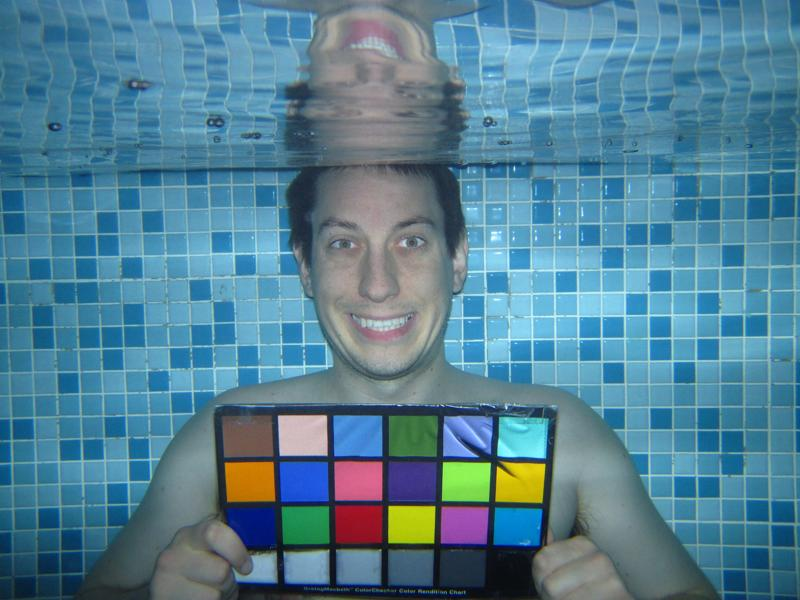
#> input picture IQA_Evaluation/ColorCheckerDetector&Calculate/checker_input/Cannon_D10_UW-Portrait.jpeg, 800 x 600 px; its folder holds only this picture in this run
$ python -i standardDetector_20240828121323.py   (imports and definitions only)
#> lines starting #> are read from the running program, lines starting #| are printed output that depends on the picture
### IQA_Evaluation/ColorCheckerDetector&Calculate/standardDetector.py
# 修改 main 函数中参数，运行可自动识别大部分情况下，在图片内存在的 Macbeth ColorChecker，并自动裁剪旋转至 6*4 状态展示
# 但在色卡被遮挡情况下可能识别不出
import cv2
import numpy as numpy
from operator import itemgetter
import math
from copy import deepcopy
from multiprocessing import Pool, Array, RawArray
import ctypes
import standardDetector
'''
This module implements a function called findStandard which works on cv2 images of 3 colors
findStandard takes one argument (the image) and outputs a projection of the standard.
It will run fairly slowly for large images at 6MP or higher. If the downsample flag is set to true it will downsample to X pixel width of 2000
It WILL fail when there are more than one standard in the picture.
It is fairly robust to even partially  covered or irregularly shaped standards to a small extent.
Running this module by itself will find the standard for all jpg files in the same folder and save them to disk in the same folder
'''
HIGH_MEMORY = True #this option enables multiprocessing to speed things up
MIN_DIST = 10 #beyond this dist two squares are not considered to be the same square
MAX_VECTERROR = 0.97 #cos theta > 0.9 where theta is the angle between the vectors
MAX_NORMALIZED_PERIMETER_ERROR = 0.4
MAX_NUMBER_SQUARES_FROM_MEAN = 4
standardColors = numpy.array(
[[[171, 191,  99],
        [ 41, 161, 229],
        [166, 136,   0],
        [ 50,  50,  50]],

[[176, 129, 130],
        [ 62, 189, 160],
        [150,  84, 188],
        [ 85,  84,  83]],

[[ 65, 108,  90],
        [105,  59,  91],
        [ 22, 200, 238],
        [121, 121, 120]],

[[157, 123,  93],
        [ 98,  84, 195],
        [ 56,  48, 176],
        [161, 161, 160]],

[[129, 149, 196],
        [168,  92,  72],
        [ 72, 149,  71],
        [201, 201, 200]],

[[ 67,  81, 115],
        [ 45, 123, 220],
        [147,  62,  43],
        [240, 245, 245]]]).astype(numpy.uint8)

labStandardColors = cv2.cvtColor(standardColors, cv2.COLOR_BGR2LAB).astype(numpy.float32)
labRotated = []
for i in range(0,4):
    labRotated.append(numpy.rot90(labStandardColors,-i))
#> further down, picture is the input picture: shape (600, 800, 3); mean B, G, R 149.1, 128.6, 82.9
    # print(f"Rotation {i}: shape = {numpy.rot90(labStandardColors,-i).shape}")
labRotated = numpy.array(labRotated, dtype=object)
class Square:
    def __init__(self):
        pass
    # [72 lines left out: function processContour, not called in this run]
def projectAonB(A, B):
    dist = numpy.sqrt(B[1]*B[1] + B[0]*B[0])
    return (A[1]*B[1] + A[0]*B[0]) / dist
colorYield = numpy.zeros((6,4))
# [6 lines left out: function calcDistance, not called in this run]
def initProcess(share):
    standardDetector.sharedlabimg_base = share
# [453 lines left out: functions findStandard, getRGBFromWarpedImage, putRGBOnStandard, not called in this run]

# [11 lines that do not run on import are left out]


### IQA_Evaluation/ColorCheckerDetector&Calculate/_history/standardDetector_20240828121323.py
import cv2
import numpy as numpy
from operator import itemgetter
import math
from copy import deepcopy
from multiprocessing import Pool, Array, RawArray
import ctypes
import standardDetector
'''
This module implements a function called findStandard which works on cv2 images of 3 colors
findStandard takes one argument (the image) and outputs a projection of the standard.
It will run fairly slowly for large images at 6MP or higher. If the downsample flag is set to true it will downsample to X pixel width of 2000
It WILL fail when there are more than one standard in the picture.
It is fairly robust to even partially  covered or irregularly shaped standards to a small extent.
Running this module by itself will find the standard for all jpg files in the same folder and save them to disk in the same folder
'''
HIGH_MEMORY = True #this option enables multiprocessing to speed things up
MIN_DIST = 10 #beyond this dist two squares are not considered to be the same square
MAX_VECTERROR = 0.97 #cos theta > 0.9 where theta is the angle between the vectors
MAX_NORMALIZED_PERIMETER_ERROR = 0.4
MAX_NUMBER_SQUARES_FROM_MEAN = 4
standardColors = numpy.array(
[[[171, 191,  99],
        [ 41, 161, 229],
        [166, 136,   0],
        [ 50,  50,  50]],

[[176, 129, 130],
        [ 62, 189, 160],
        [150,  84, 188],
        [ 85,  84,  83]],

[[ 65, 108,  90],
        [105,  59,  91],
        [ 22, 200, 238],
        [121, 121, 120]],

[[157, 123,  93],
        [ 98,  84, 195],
        [ 56,  48, 176],
        [161, 161, 160]],


[[129, 149, 196],
        [168,  92,  72],
        [ 72, 149,  71],
        [201, 201, 200]],


[[ 67,  81, 115],
        [ 45, 123, 220],
        [147,  62,  43],
        [240, 245, 245]]]).astype(numpy.uint8)
labStandardColors = cv2.cvtColor(standardColors, cv2.COLOR_BGR2LAB).astype(numpy.float32)
labRotated = []
# [2 lines not run here, left out]
labRotated = numpy.array(labRotated)
class Square:
    def __init__(self):
        pass
    # [72 lines left out: function processContour, not called in this run]
def projectAonB(A, B):
    dist = numpy.sqrt(B[1]*B[1] + B[0]*B[0])
    return (A[1]*B[1] + A[0]*B[0]) / dist
colorYield = numpy.zeros((6,4))
# [5 lines left out: function calcDistance, not called in this run]
def initProcess(share):
    standardDetector.sharedlabimg_base = share
def findStandard(img, downSample=True):
#> called with downSample = True
    print('Downsample')
    if downSample:

        s = img.shape
#> s = (600, 800, 3)
        img = cv2.resize(img, (int(s[1] * 2560 / s[0]), 2560))


    total = numpy.zeros(img.shape).astype(numpy.uint8)

    labimg = cv2.cvtColor(img, cv2.COLOR_BGR2LAB).astype(numpy.float32)
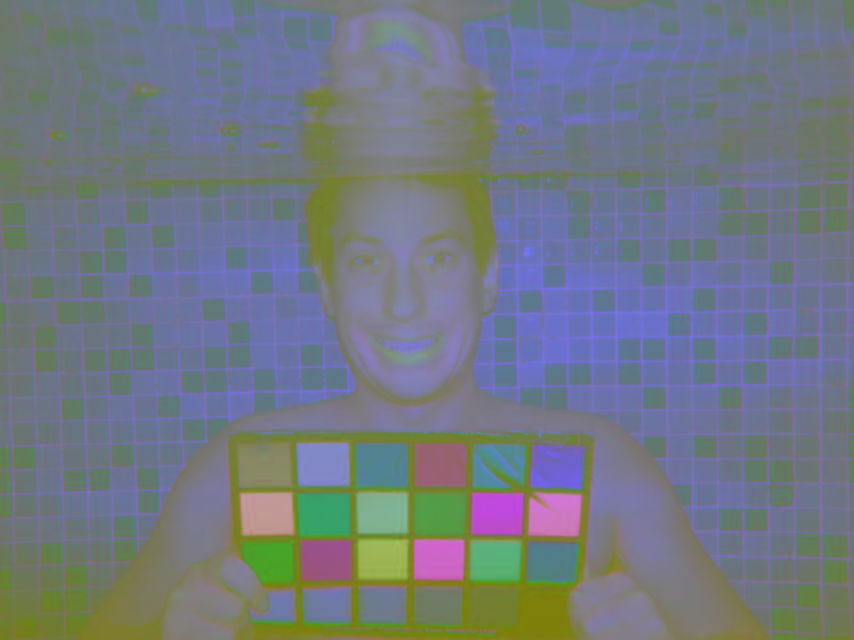
#> labimg: shape (2560, 3413, 3) float32 (shown at 1/4 size); mean of channels 0, 1, 2 131.3, 125.8, 115.1; drawn as B, G, R

    thresh = 200
    margin = 0.2 #black in between line on the standard is roughly 0.2 of the square width
    squares = []
    output = numpy.copy(img)
    #gen circular mask for houghGrid
    a, b = 30,30
    rad = 30
    y,x = numpy.ogrid[-a:61-a, -b:61-b]
    mask = x*x + y*y <= rad*rad
    horizontalOffsets = []
    verticalOffsets = []
    #for calculating orientation
    if HIGH_MEMORY:

        size = labimg.size
#> size = 26211840
        print(labimg.size, labimg.shape)
#| 26211840 (2560, 3413, 3)
#> (the run stopped early here; a loop or call above may not have finished)

$ run again, on IQA_Evaluation/ColorCheckerDetector&Calculate/checker_input/FujiFilm_Z33_UW-Portrait.jpeg
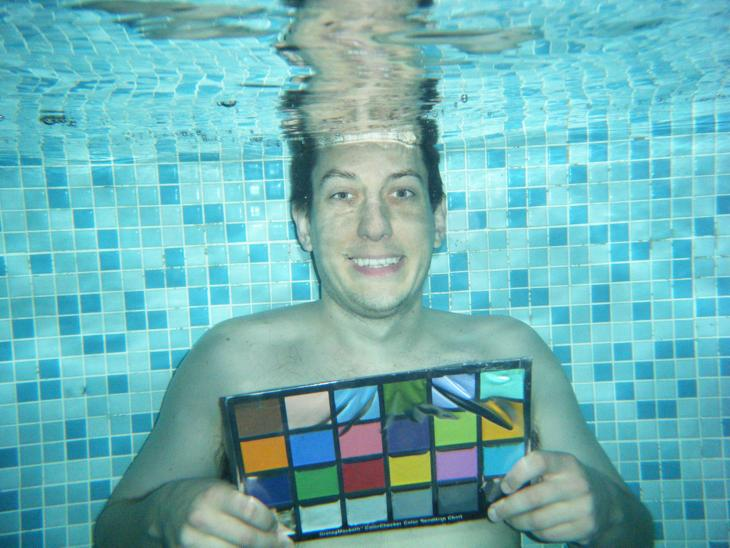
#> input picture IQA_Evaluation/ColorCheckerDetector&Calculate/checker_input/FujiFilm_Z33_UW-Portrait.jpeg, 730 x 548 px
#> picture is the input picture: shape (548, 730, 3); mean B, G, R 182.8, 180.1, 109.9
#> in findStandard, `labimg = cv2.cvtColor(img, cv2.COLOR_BGR2LAB).astype(numpy.float32)`:
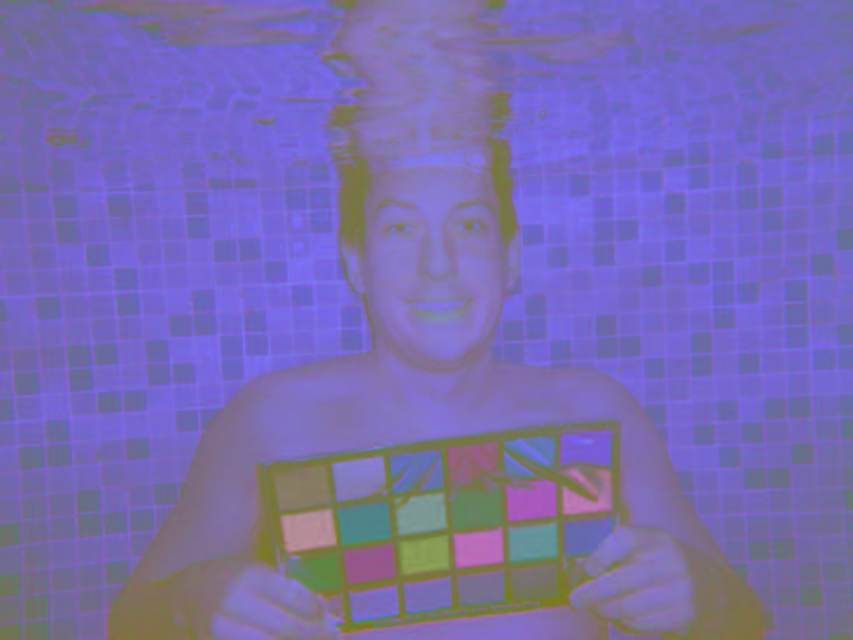
#> labimg: shape (2560, 3410, 3) float32 (shown at 1/4 size); mean of channels 0, 1, 2 172.7, 112.9, 124.2; drawn as B, G, R
#| 26188800 (2560, 3410, 3)

$ run again, on IQA_Evaluation/ColorCheckerDetector&Calculate/checker_input/Olympus_T6000_UW-Portrait.jpeg
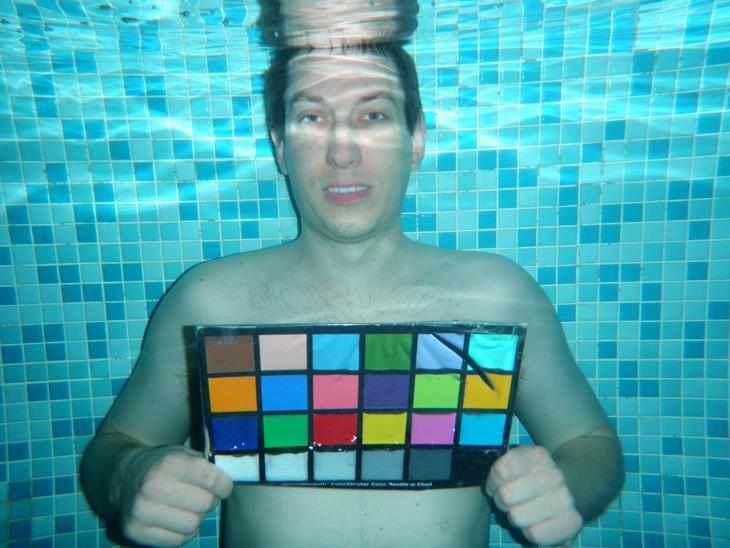
#> input picture IQA_Evaluation/ColorCheckerDetector&Calculate/checker_input/Olympus_T6000_UW-Portrait.jpeg, 730 x 548 px
#> picture is the input picture: shape (548, 730, 3); mean B, G, R 174, 166.5, 74.5
#> in findStandard, `labimg = cv2.cvtColor(img, cv2.COLOR_BGR2LAB).astype(numpy.float32)`:
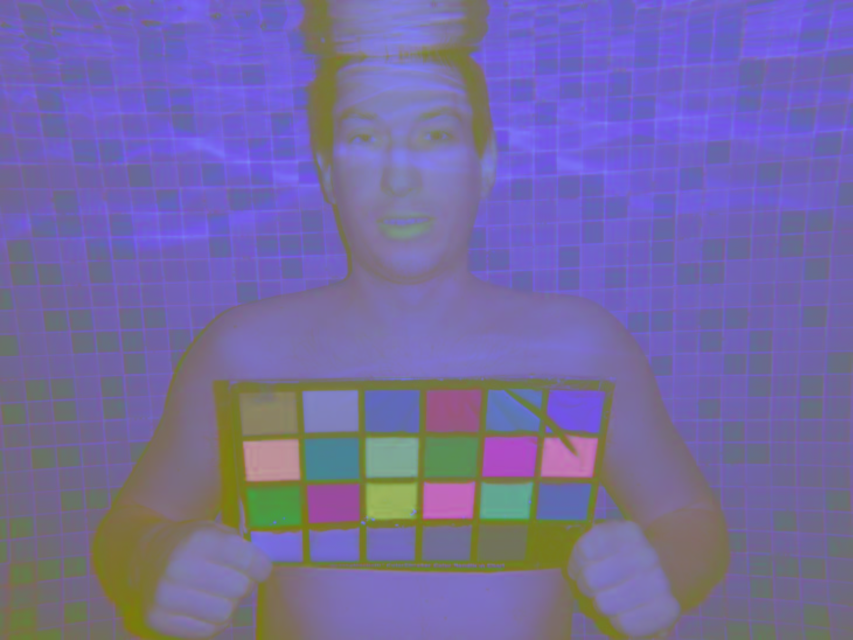
#> labimg: shape (2560, 3410, 3) float32 (shown at 1/4 size); mean of channels 0, 1, 2 160.2, 111.8, 120.9; drawn as B, G, R
#| 26188800 (2560, 3410, 3)

$ run again, on IQA_Evaluation/ColorCheckerDetector&Calculate/checker_input/Olympus_T8000_UW_Portrait.jpeg
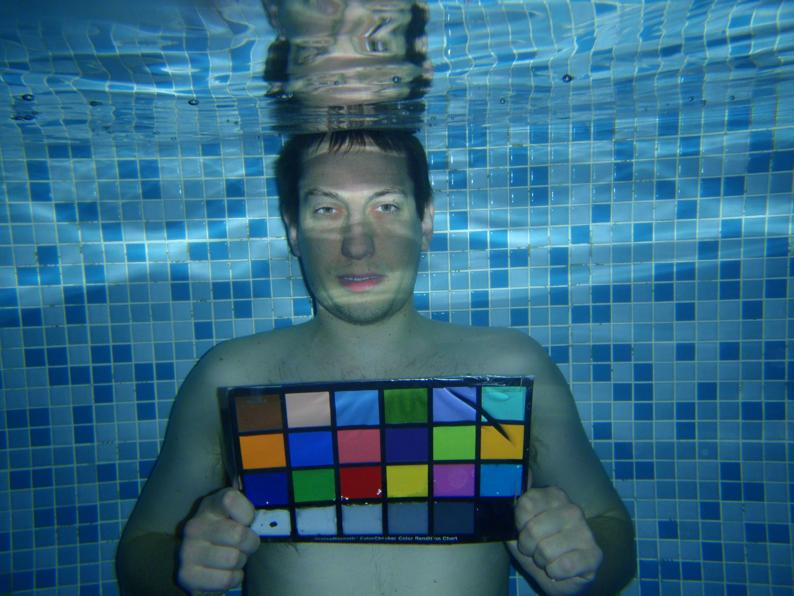
#> input picture IQA_Evaluation/ColorCheckerDetector&Calculate/checker_input/Olympus_T8000_UW_Portrait.jpeg, 794 x 596 px
#> picture is the input picture: shape (596, 794, 3); mean B, G, R 130.3, 104.6, 51.8
#> in findStandard, `labimg = cv2.cvtColor(img, cv2.COLOR_BGR2LAB).astype(numpy.float32)`:
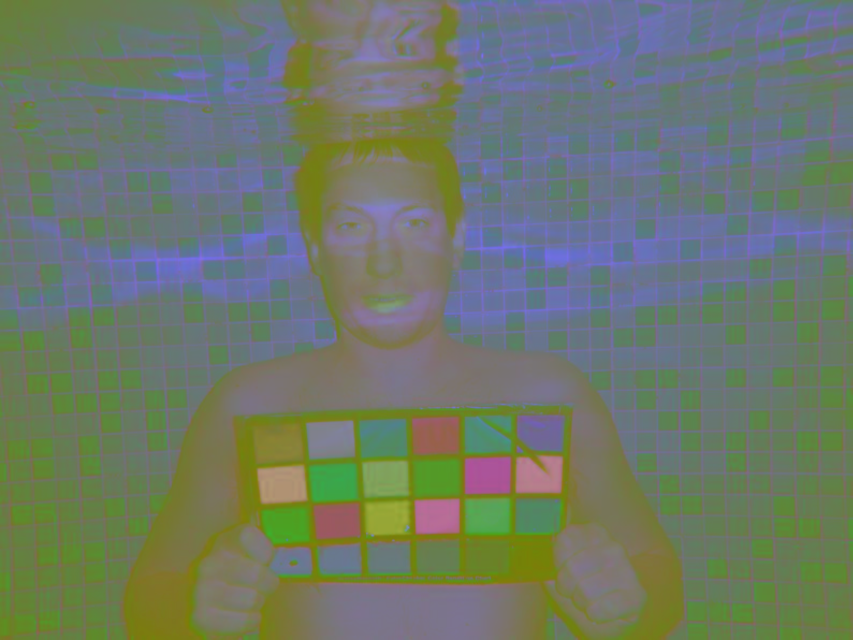
#> labimg: shape (2560, 3410, 3) float32 (shown at 1/4 size); mean of channels 0, 1, 2 105.9, 125, 111.7; drawn as B, G, R
#| 26188800 (2560, 3410, 3)
